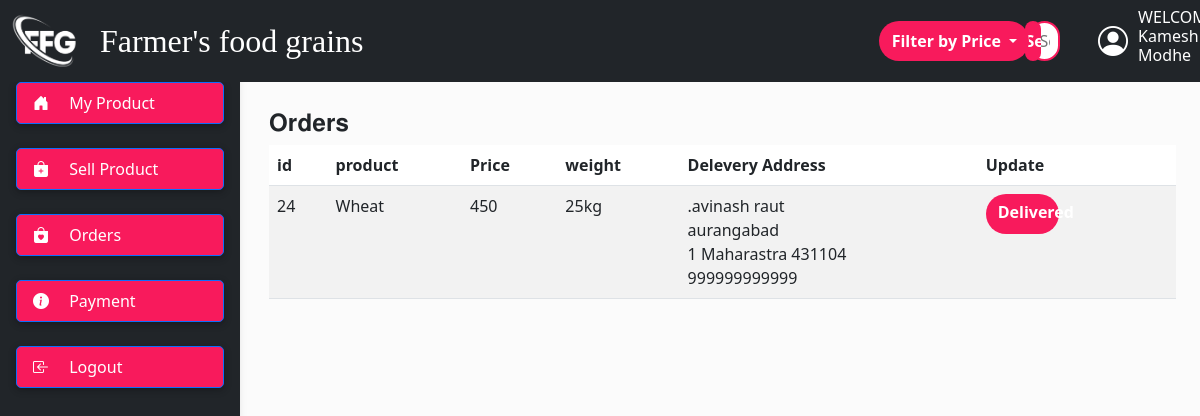
The app's page /orders.php (signed in) with its own data.
### tables this page shows
CREATE TABLE `user` (
  `sno` int(11) NOT NULL,
  `name` varchar(20) NOT NULL,
  `username` varchar(20) NOT NULL,
  `mobile` varchar(15) NOT NULL,
  `password` varchar(20) NOT NULL,
  `dt` datetime NOT NULL DEFAULT current_timestamp()
);

CREATE TABLE `ordrs` (
  `username` varchar(20) NOT NULL,
  `id` varchar(10) NOT NULL,
  `grain` varchar(20) NOT NULL,
  `price` varchar(20) NOT NULL,
  `weight` varchar(25) NOT NULL,
  `photo` varchar(255) NOT NULL,
  `address` varchar(255) NOT NULL,
  `date` datetime NOT NULL,
  `status` varchar(255) NOT NULL DEFAULT 'Placed',
  `seller` varchar(255) NOT NULL
);

### orders.php (the view, shortened to what this page needs)
<!doctype html>
<html lang="en">
  <head>
    <link href="https://cdn.jsdelivr.net/npm/bootstrap@5.3.0-alpha1/dist/css/bootstrap.min.css" rel="stylesheet">
    <link rel="stylesheet" href="./style.css">
    <link rel="stylesheet" href="https://cdn.jsdelivr.net/npm/bootstrap-icons@1.10.3/font/bootstrap-icons.css">
</head>
  <body>
<header>
  <?php require ("pariuals/seller_side.php"); ?>
  <?php require 'pariuals/nav.php' ?>
</header>
<main  style="margin-top: 100px; margin-left : 5px;">
  <div class="container pt-2">
  <div class="container">
	<div class="row">
        <div class="col-md-12">
        <h4>𝐎𝐫𝐝𝐞𝐫𝐬</h4>
        <div class="table-responsive">
              <table id="mytable" class="table table-bordred table-striped">
                   <thead>
                   <th>id</th>
                    <th>product</th>
                     <th>Price</th>
                     <th>weight</th>
                      <th>Delevery Address</th>
                       <th>Update</th>
                   </thead>
    <tbody>
    <?php
            $username=$_SESSION['username'];
		 	$link = mysqli_connect("localhost","root","","users");
            $query = "SELECT * FROM ordrs WHERE seller='$username' AND status='placed' ";
		 	$query_run = mysqli_query($link,$query);
		 	$check_details = mysqli_num_rows($query_run)>0;
		 	if($check_details)
		 	{
		 		while ($row = mysqli_fetch_array($query_run))
		 		{
		 			?>
    <tr>
    <td><?php echo $row['id'];?></td>
    <td><?php echo $row['grain'];?></td>
    <td><?php echo $row['price'];?></td>
    <td><?php echo $row['weight'];?></td>
    <td><?php echo $row['address'];?></td>
    <?php $path = "orders.php?id=".$row['id'];?>
		<td><a   href="<?php echo $path; ?>"  class="btn btn-success" >Delivered</td>
  </tr>
    <?php }} ?>
</main>
  </body>
</html>

### pariuals/nav.php (shortened to what this page needs)
<?php
		 	$link = mysqli_connect("localhost","root","","users");
      $username=$_SESSION['username'];
		 	$query = "SELECT * FROM `user` WHERE username='$username'";
		 	$query_run = mysqli_query($link,$query);
		 	$check_details = mysqli_num_rows($query_run)>0;
		 	if($check_details) {
		$row = mysqli_fetch_array($query_run);
      }
		 			?>
<nav id="main-navbar" class="navbar navbar-expand-lg navbar-dark bg-dark fixed-top">
  <img src="img/logo1.png" class="card-img-top" style="height: 60px; width: 70px ;  margin-left: 10px;">
  <a class="navbar-brand " href="#" style="color:white; margin-left: 20px; ">Farmer's food grains</a>
  <div class="dropdown">
  <button class="btn btn-secondary dropdown-toggle" type="button"
  id="dropdownMenuButton1" data-bs-toggle="dropdown" aria-expanded="false"
   style="margin-left: 500px;  width: 150px ;" >
    Filter by Price
  </button>
</div>
      <form  method="post" action="hpage.php" class="d-flex">
        <input class="px-2 search" type="text" name="sr" placeholder="Search" aria-label="Search">
        <input type="submit" class="btn1" name="srbtn" value="Search" >
      </form>
      <i style="color: white ;font-size:30px; margin-left: 30px;"  class="bi bi-person-circle" ></i>
      <h6  style="color: white; margin-left: 10px; ">WELCOME <br><?php echo @$row['name']; ?></h6> <br>
</nav>

### style.css (style rules this page uses)
* { padding: 0; margin: 0; box-sizing: border-box ; }
.navbar-brand { font-size: 2rem; color: black; font-family: 'Lobster', cursive; }
.search { height: 40px; width: 80%; margin-right: -35px; border-radius: 60px; outline: none; border:2px solid rgb(248,26,92); }
.btn { height: 40px; width: 40%; outline: none; border: none; background: rgb(248,26,92); font-weight: 700; border-radius: 60px; }
.btn1 { height: 40px; width: 40%; outline: none; border: none; background: rgb(248,26,92); color: white; font-weight: 700; border-radius: 60px; }

### orders.php (style rules this page uses)
body { background-color: #fbfbfb; }
@media (min-width: 991.98px) { main { padding-left: 240px; } }

### records on screen
user: name "Kamesh Modhe"
ordrs: id "24", grain "Wheat", price "450", weight "25kg", address ".avinash raut aurangabad 1 Maharastra 431104 999999999999"
